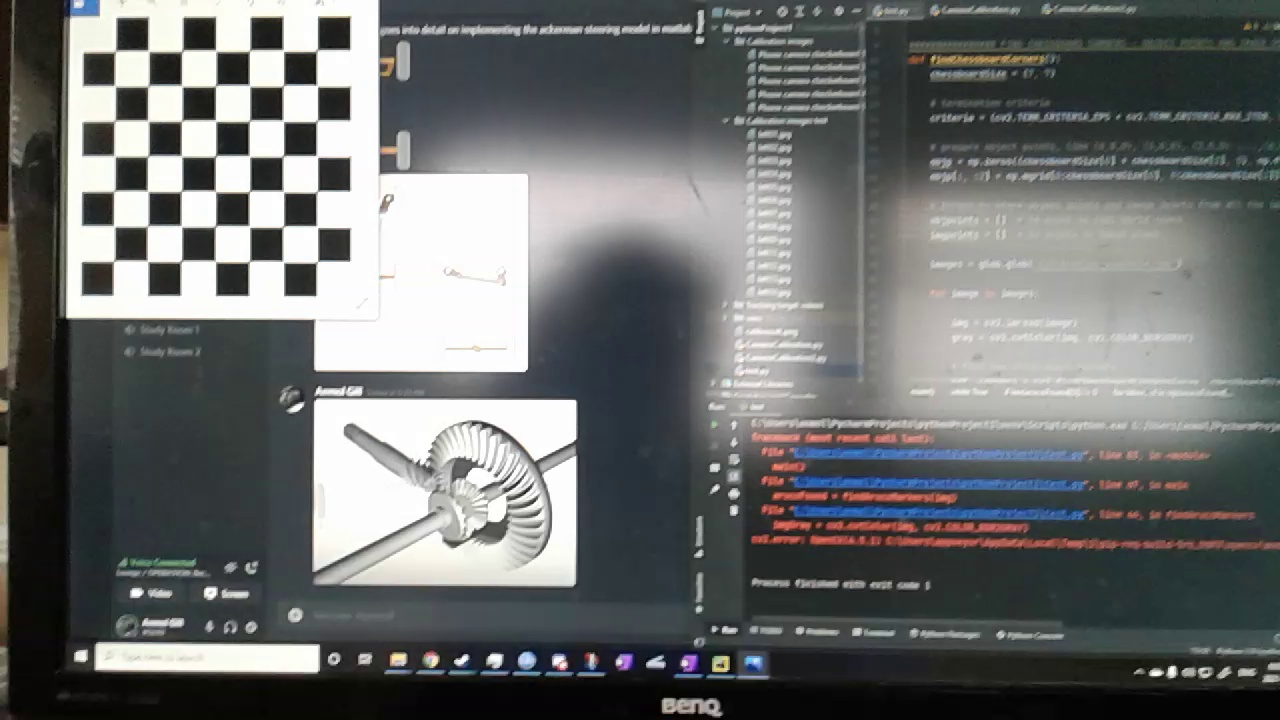
#> input picture Calibration images/frame0.jpg, 1280 x 720 px
$ python 'OpenCV Notes.py'
#> lines starting #> are read from the running program, lines starting #| are printed output that depends on the picture; after the words box and inside, x2 and y2 are one past the last pixel; in counts of white or black regions, pixels touching at a corner belong together
#--------------------------------
# Purpose: To understand how OpenCV works and the different functions available in the module
# Date: May 25, 2021
# Author: Bobsy Narayan
#--------------------------------

# Tutorial 1 - OpenCV Python Tutorial #1 - Introduction & Images - Tech with Tim
# Import openCV module
import cv2 as cv
import numpy as np
import random

# Upload images using this function. This function must be used to
# -1, cv.imread_COLOR : Loads a color image. Any transperency in the image will be neglected and is the default.
# 0,  cv.imread_GRAYSCALE : Loads image in grayscale mode
# 1,  cv.imread_UNCHANGED : Loads image as such including alpha channel
img = cv.imread('Calibration images/frame0.jpg', -1)
#> img is the input picture: shape (720, 1280, 3); mean B, G, R 108.2, 108.8, 106.4

# This function will resize image to 400pixels by 400pixels.
img = cv.resize(img,(400,400))
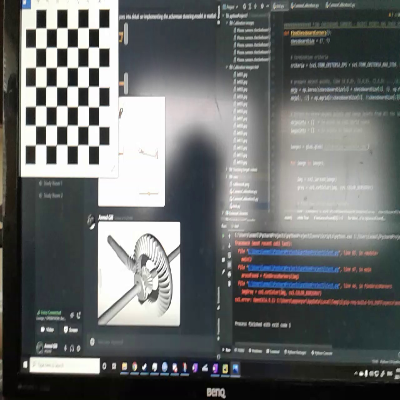
#> img: shape (400, 400, 3); mean B, G, R 108.2, 108.8, 106.4
# This function will resize image to a multiple of the original function. fx= xsize, fy=ysize
img = cv.resize(img, (0,0), fx=2, fy=2)
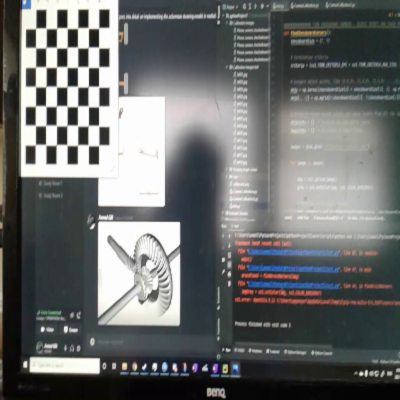
#> img: shape (800, 800, 3) (shown at 1/2 size); mean B, G, R 108.1, 108.7, 106.3
# This function will rotate the image.
img: None = cv.rotate(img,cv.cv.ROTATE_180)
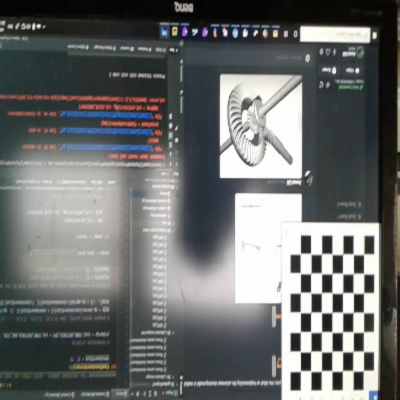
#> img: shape (800, 800, 3) (shown at 1/2 size); mean B, G, R 108.1, 108.7, 106.3

# This will show the img. ('name of window output', variable that holds image)
cv.imshow('Image',img)
# This will make the program hold for set time until you click a button
# 0 is infinite time. 5 etc is 5seconds
cv.waitKey(0)
# This will close all windows displayed
cv.destroyAllWindows()

# This will save the image stored in the variable.
cv.imwrite('New_image.jpg',img)


# Tutorial 2 - OpenCV Python Tutorial #2 - Image Fundamentals and Manipulation - Tech with Tim
# When an image is put into python, the computer extracts the pixels from the image and places it in
# a NumPI array.
# This function shows the rows and columns and colours channels in a numpi array.
# Will output in (Height, Width, Channels)
print(img.shape)
#| (800, 800, 3)
# a 2by2 image with 4pixels would like
#[[[0,0,0],[255,255,255]],
#[[0,0,0],[255,255,255]]],
#[blue, green, red]

#img[275][400] give us the specific matrix at row 257 and column 400
#The following loops changes the top 100 rows of the image to be random colours
for i in range(100):
    for j in range(img.shape[1]):
        img[i][j] = [random.randint(0, 255), random.randint(0, 255), random.randint(0, 255)]
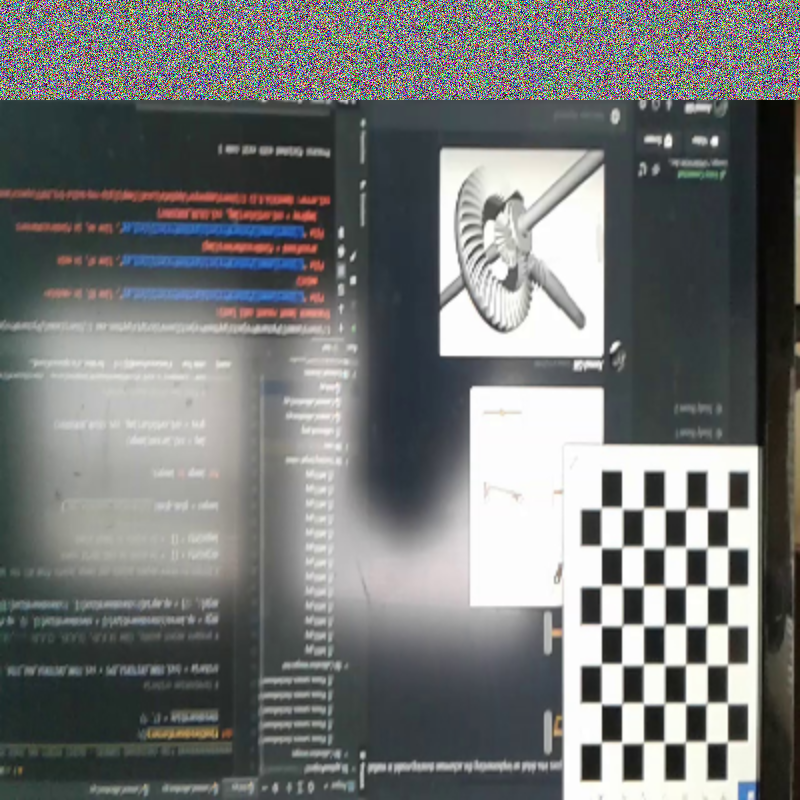
#> img: shape (800, 800, 3); 12.5% of pixels changed, all inside (x1, y1, x2, y2) = (0, 0, 800, 100)
cv.imshow('Image', img)
# This function is the same as earlier, where infinite time is waited until a user presses a button.
# However, if the s-key is pressed, the if statement will save the image to the computer.
k = cv.waitKey(0)
#> (key Esc is pressed here)
if k ==ord('s'):
    cv.imwrite("image_copy_2.jpg",img)
cv.destroyAllWindows()

#To copy & paste images
tag=img[0:100, 600:900]
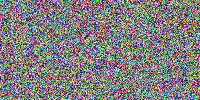
#> tag: shape (100, 200, 3); mean B, G, R 127.1, 127.2, 128.2
img[100:200, 600:900] = tag
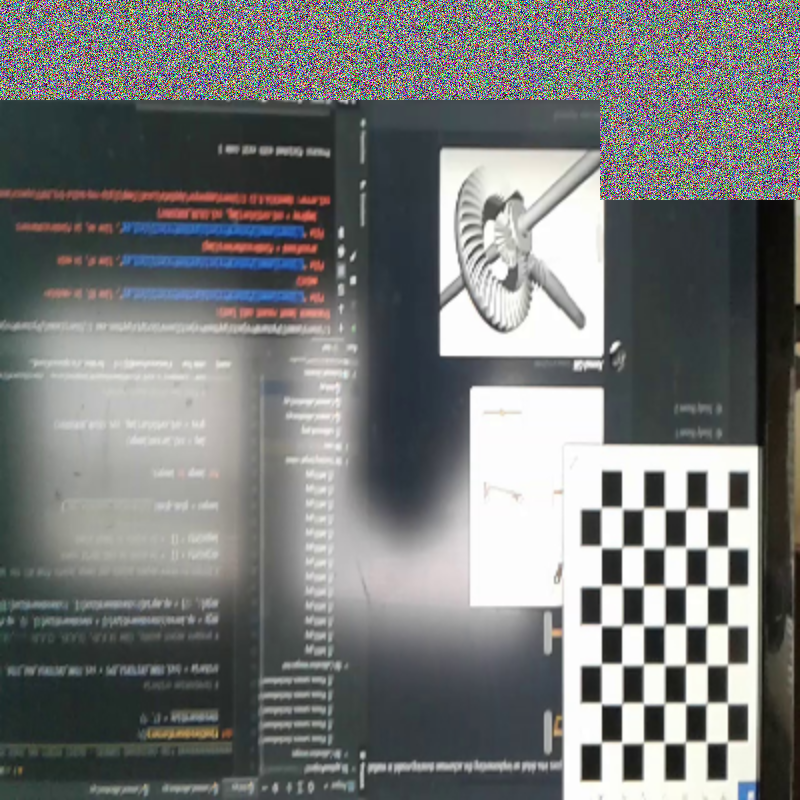
#> img: shape (800, 800, 3); 3.12% of pixels changed, all inside (x1, y1, x2, y2) = (600, 100, 800, 200)

cv.imshow('Image', img)
cv.waitKey(0)
cv.destroyAllWindows()

$ run again, with Calibration images/frame120.jpg copied over Calibration images/frame0.jpg
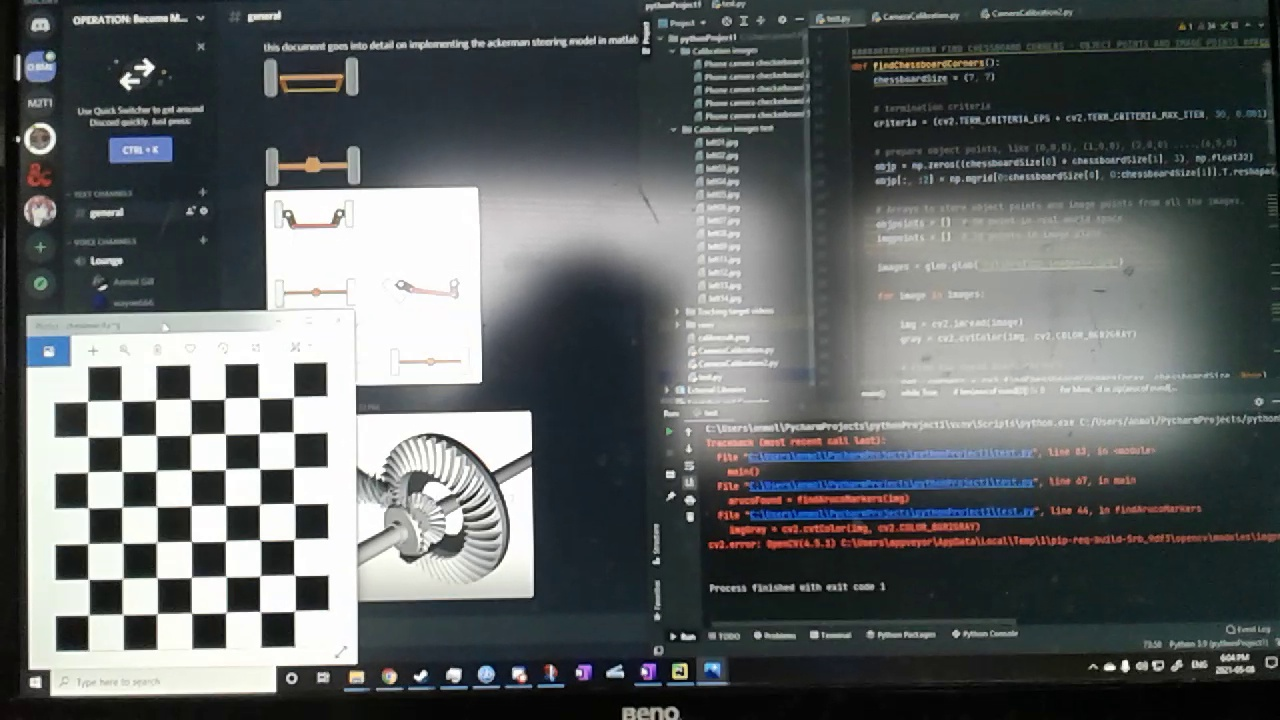
#> input picture Calibration images/frame120.jpg, 1280 x 720 px
#> img is the input picture: shape (720, 1280, 3); mean B, G, R 99.3, 98.9, 94.5
#| (800, 800, 3)
#> after the loop `for i in range(100):`:
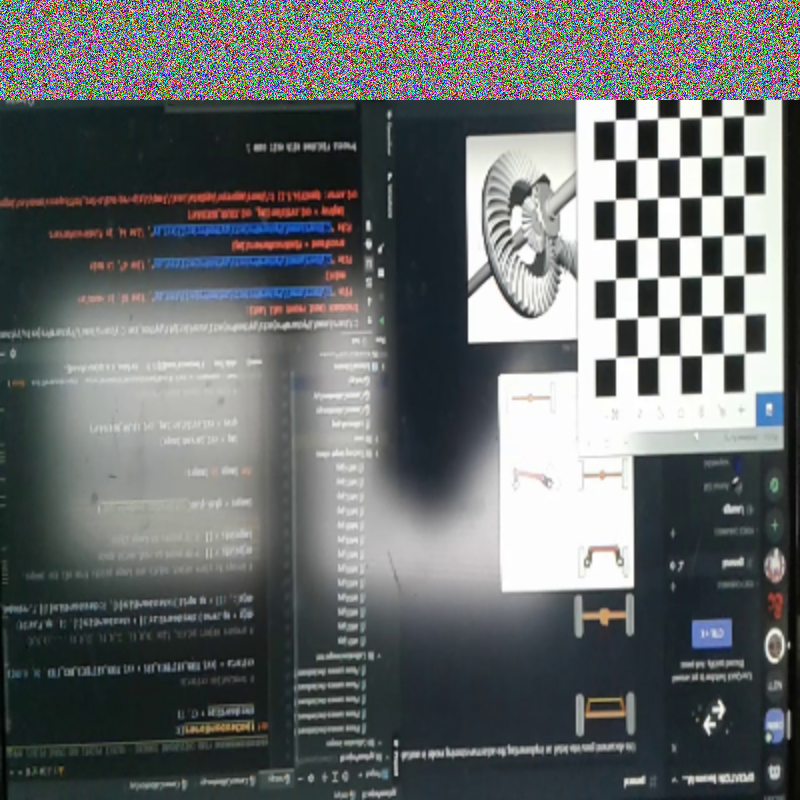
#> img: shape (800, 800, 3); mean B, G, R 106.9, 106.5, 102.5
#> `img[100:200, 600:900] = tag`:
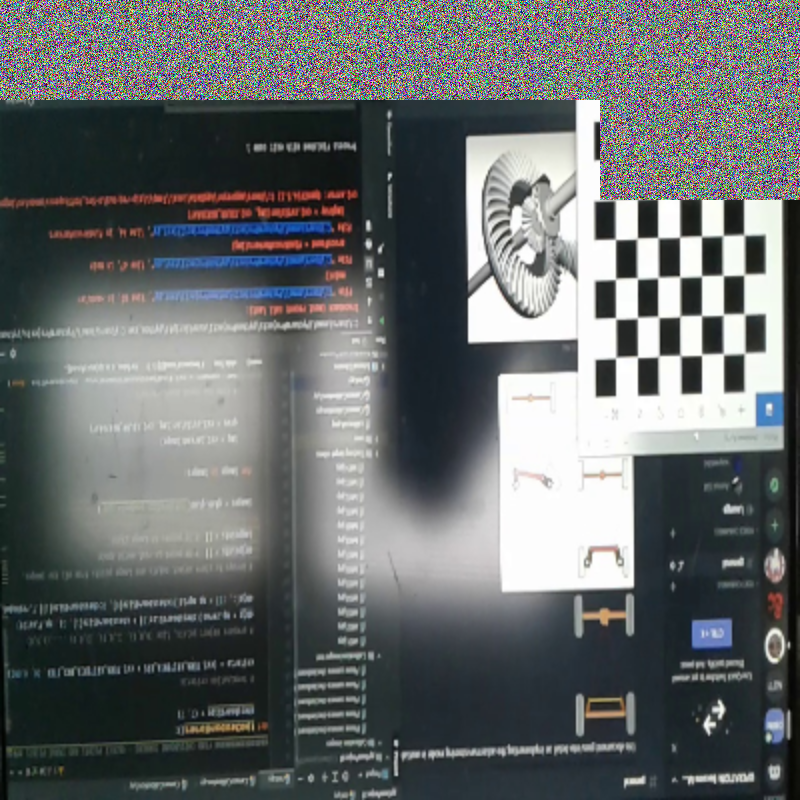
#> img: shape (800, 800, 3); 3.12% of pixels changed, all inside (x1, y1, x2, y2) = (600, 100, 800, 200)

$ run again, with Calibration images/frame144.jpg copied over Calibration images/frame0.jpg
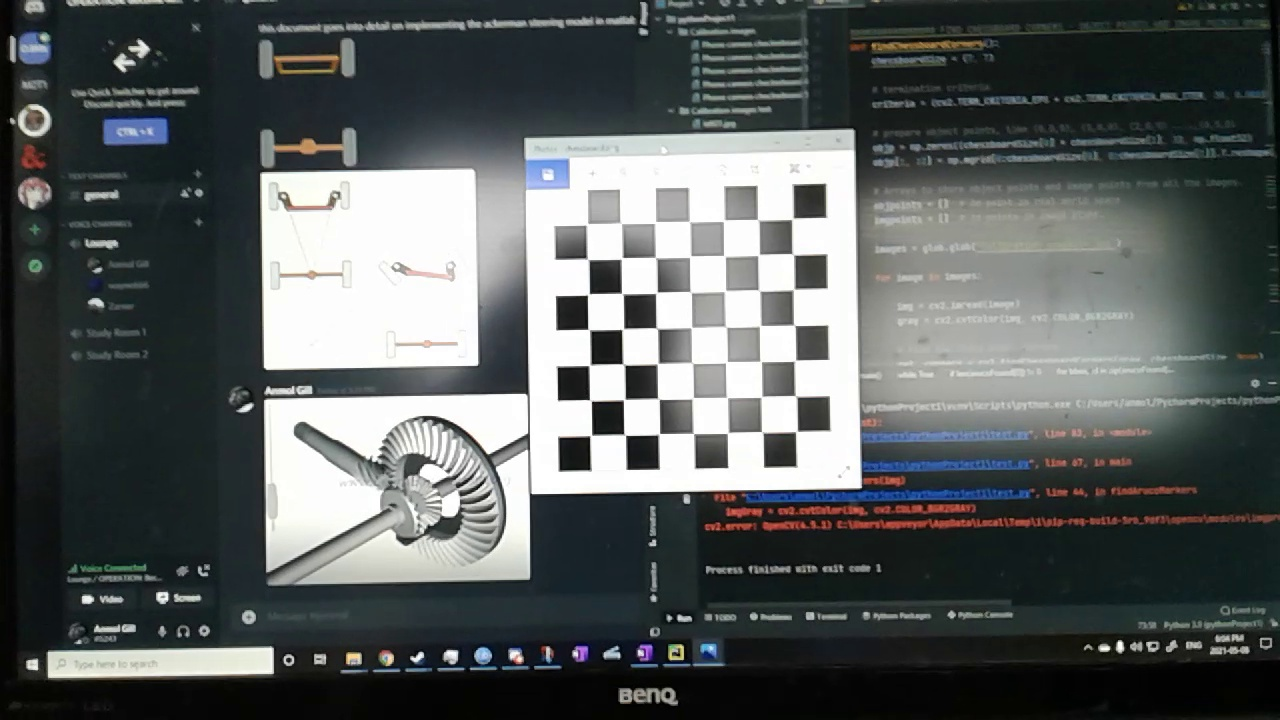
#> input picture Calibration images/frame144.jpg, 1280 x 720 px
#> img is the input picture: shape (720, 1280, 3); mean B, G, R 91.9, 92.2, 87.3
#| (800, 800, 3)
#> after the loop `for i in range(100):`:
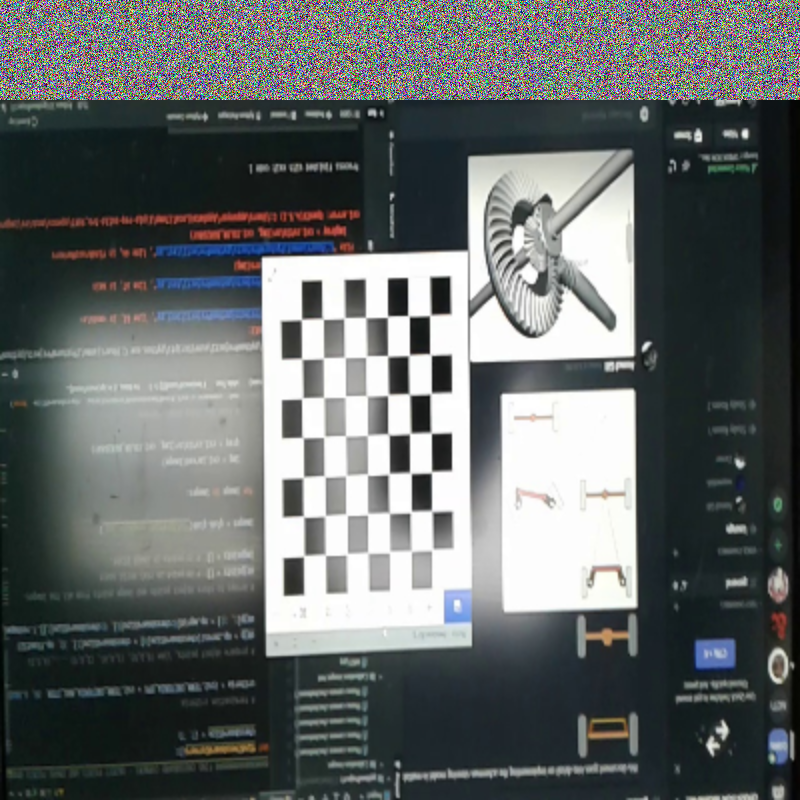
#> img: shape (800, 800, 3); mean B, G, R 103.6, 103.8, 99.2
#> `img[100:200, 600:900] = tag`:
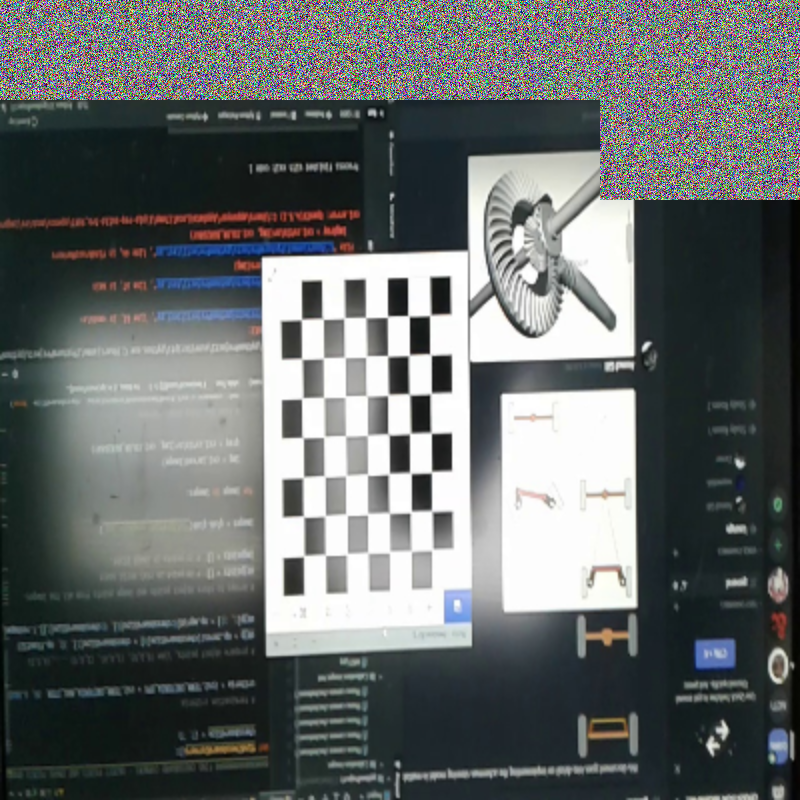
#> img: shape (800, 800, 3); 3.12% of pixels changed, all inside (x1, y1, x2, y2) = (600, 100, 800, 200)
